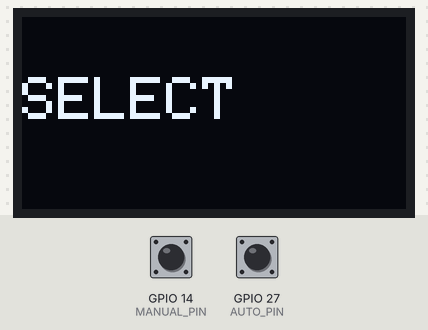
The sketch below on a simulated ESP32. On the bench: 128×64 one-colour display. Inputs (shaded band) come from the test bench; at power-on: GPIO 14 (MANUAL_PIN) HIGH, GPIO 27 (AUTO_PIN) HIGH.

Above: at 1.2 s.
1.3 s: GPIO 14 (MANUAL_PIN) pulled LOW for 0.25 s
At 1.52 s:
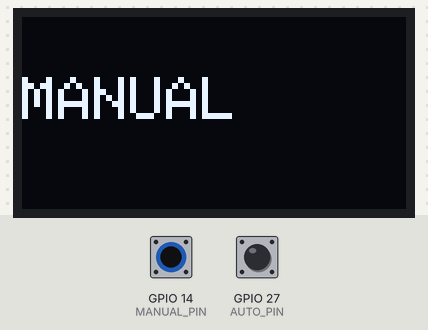
3.1 s: GPIO 27 (AUTO_PIN) pulled LOW for 0.25 s
At 3.32 s:
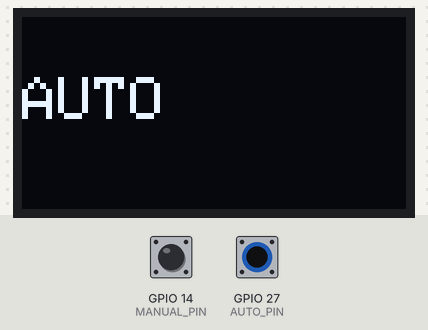
4.9 s: GPIO 27 (AUTO_PIN) pulled LOW for 3.2 s
9.6 s: GPIO 14 (MANUAL_PIN) pulled LOW for 3.2 s
At 10.5 s:
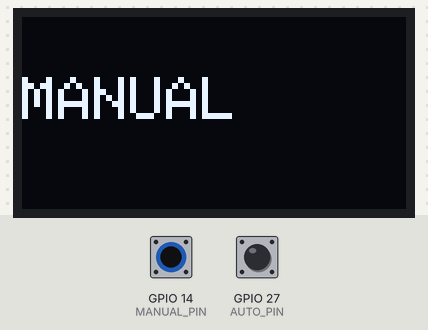
Timing chart, 0 to 12.6 s (numbered marks = the images above; inputs shaded):
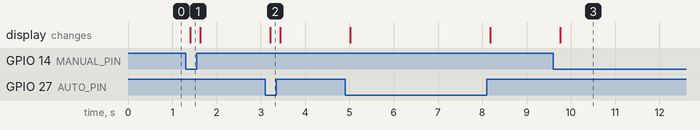

Measured:
- after the input at 1.3 s, the display: changes after 0.11 s (image 1)
- after the input at 3.1 s, the display: changes after 0.11 s (image 2)
- after the input at 9.6 s, the display: changes after 0.16 s (image 3)

The sketch:

ESP32_OLED_SPDT.ino
```cpp
#include <Wire.h>
#include <Adafruit_GFX.h>
#include <Adafruit_SSD1306.h>

#define SCREEN_WIDTH 128
#define SCREEN_HEIGHT 64
#define OLED_RESET    -1
Adafruit_SSD1306 display(SCREEN_WIDTH, SCREEN_HEIGHT, &Wire, OLED_RESET);
#define SDA 21
#define SCL 22

// Switch pins
#define MANUAL_PIN 14
#define AUTO_PIN   27

void setup() {
  pinMode(MANUAL_PIN, INPUT_PULLUP);
  pinMode(AUTO_PIN, INPUT_PULLUP);

  Wire.begin(SDA, SCL);
  display.begin(SSD1306_SWITCHCAPVCC, 0x3C);
  display.clearDisplay();
  display.setTextColor(SSD1306_WHITE);
}

void loop() {
  bool manualState = digitalRead(MANUAL_PIN);
  bool autoState   = digitalRead(AUTO_PIN);

  display.clearDisplay();
  display.setTextSize(2);
  display.setCursor(0, 20);

  if (manualState == LOW && autoState == HIGH) {
    display.println("MANUAL");
  }
  else if (autoState == LOW && manualState == HIGH) {
    display.println("AUTO");
  }
  else {
    display.println("SELECT");
  }

  display.display();
  delay(200);
}
```
